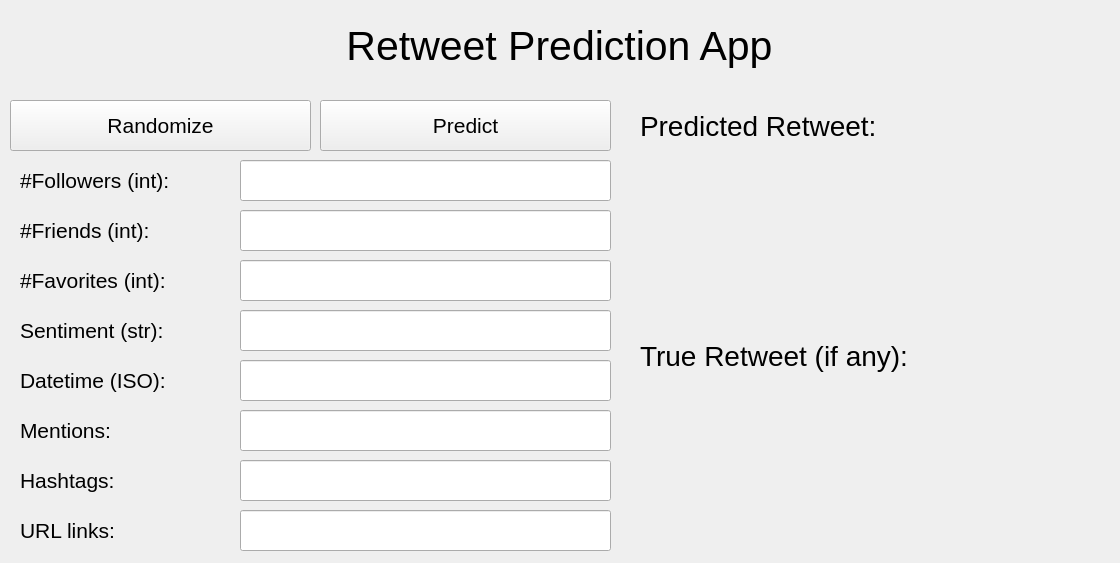
<?xml version="1.0" encoding="UTF-8"?>
<ui version="4.0">
 <class>Form</class>
 <widget class="QWidget" name="Form">
  <property name="geometry">
   <rect>
    <x>0</x>
    <y>0</y>
    <width>1120</width>
    <height>563</height>
   </rect>
  </property>
  <property name="sizePolicy">
   <sizepolicy hsizetype="Minimum" vsizetype="Minimum">
    <horstretch>0</horstretch>
    <verstretch>0</verstretch>
   </sizepolicy>
  </property>
  <property name="windowTitle">
   <string>Form</string>
  </property>
  <widget class="QLabel" name="appTitleLabel">
   <property name="geometry">
    <rect>
     <x>4</x>
     <y>10</y>
     <width>1111</width>
     <height>71</height>
    </rect>
   </property>
   <property name="font">
    <font>
     <pointsize>31</pointsize>
    </font>
   </property>
   <property name="text">
    <string>Retweet Prediction App</string>
   </property>
   <property name="alignment">
    <set>Qt::AlignCenter</set>
   </property>
  </widget>
  <widget class="QPushButton" name="randomizeButton">
   <property name="geometry">
    <rect>
     <x>10</x>
     <y>100</y>
     <width>301</width>
     <height>51</height>
    </rect>
   </property>
   <property name="font">
    <font>
     <pointsize>16</pointsize>
    </font>
   </property>
   <property name="text">
    <string>Randomize</string>
   </property>
  </widget>
  <widget class="QWidget" name="verticalLayoutWidget">
   <property name="geometry">
    <rect>
     <x>630</x>
     <y>390</y>
     <width>481</width>
     <height>161</height>
    </rect>
   </property>
   <layout class="QVBoxLayout" name="trueRetweetLayout">
    <property name="sizeConstraint">
     <enum>QLayout::SetMinimumSize</enum>
    </property>
   </layout>
  </widget>
  <widget class="QWidget" name="verticalLayoutWidget_2">
   <property name="geometry">
    <rect>
     <x>630</x>
     <y>160</y>
     <width>481</width>
     <height>161</height>
    </rect>
   </property>
   <layout class="QVBoxLayout" name="predictioLayout">
    <property name="sizeConstraint">
     <enum>QLayout::SetMinimumSize</enum>
    </property>
   </layout>
  </widget>
  <widget class="QLineEdit" name="numOfFollowersEdit">
   <property name="geometry">
    <rect>
     <x>240</x>
     <y>160</y>
     <width>371</width>
     <height>41</height>
    </rect>
   </property>
   <property name="font">
    <font>
     <pointsize>12</pointsize>
    </font>
   </property>
  </widget>
  <widget class="QPushButton" name="predictButton">
   <property name="geometry">
    <rect>
     <x>320</x>
     <y>100</y>
     <width>291</width>
     <height>51</height>
    </rect>
   </property>
   <property name="font">
    <font>
     <pointsize>16</pointsize>
    </font>
   </property>
   <property name="text">
    <string>Predict</string>
   </property>
  </widget>
  <widget class="QLabel" name="predictionLabel">
   <property name="geometry">
    <rect>
     <x>630</x>
     <y>100</y>
     <width>481</width>
     <height>51</height>
    </rect>
   </property>
   <property name="font">
    <font>
     <pointsize>21</pointsize>
    </font>
   </property>
   <property name="text">
    <string>Predicted Retweet:</string>
   </property>
   <property name="alignment">
    <set>Qt::AlignLeading|Qt::AlignLeft|Qt::AlignVCenter</set>
   </property>
   <property name="indent">
    <number>10</number>
   </property>
  </widget>
  <widget class="QLabel" name="trueRetweetLabel">
   <property name="geometry">
    <rect>
     <x>630</x>
     <y>330</y>
     <width>481</width>
     <height>51</height>
    </rect>
   </property>
   <property name="font">
    <font>
     <pointsize>21</pointsize>
    </font>
   </property>
   <property name="text">
    <string>True Retweet (if any):</string>
   </property>
   <property name="alignment">
    <set>Qt::AlignLeading|Qt::AlignLeft|Qt::AlignVCenter</set>
   </property>
   <property name="indent">
    <number>10</number>
   </property>
  </widget>
  <widget class="QLabel" name="numOfFollowersLabel">
   <property name="geometry">
    <rect>
     <x>10</x>
     <y>160</y>
     <width>221</width>
     <height>41</height>
    </rect>
   </property>
   <property name="font">
    <font>
     <pointsize>16</pointsize>
    </font>
   </property>
   <property name="text">
    <string>#Followers (int):</string>
   </property>
   <property name="alignment">
    <set>Qt::AlignLeading|Qt::AlignLeft|Qt::AlignVCenter</set>
   </property>
   <property name="indent">
    <number>10</number>
   </property>
  </widget>
  <widget class="QLabel" name="numOfFollowersLabel_2">
   <property name="geometry">
    <rect>
     <x>10</x>
     <y>210</y>
     <width>221</width>
     <height>41</height>
    </rect>
   </property>
   <property name="font">
    <font>
     <pointsize>16</pointsize>
    </font>
   </property>
   <property name="text">
    <string>#Friends (int):</string>
   </property>
   <property name="alignment">
    <set>Qt::AlignLeading|Qt::AlignLeft|Qt::AlignVCenter</set>
   </property>
   <property name="indent">
    <number>10</number>
   </property>
  </widget>
  <widget class="QLineEdit" name="numOfFriendsEdit">
   <property name="geometry">
    <rect>
     <x>240</x>
     <y>210</y>
     <width>371</width>
     <height>41</height>
    </rect>
   </property>
   <property name="font">
    <font>
     <pointsize>12</pointsize>
    </font>
   </property>
  </widget>
  <widget class="QLabel" name="numOfFollowersLabel_3">
   <property name="geometry">
    <rect>
     <x>10</x>
     <y>260</y>
     <width>221</width>
     <height>41</height>
    </rect>
   </property>
   <property name="font">
    <font>
     <pointsize>16</pointsize>
    </font>
   </property>
   <property name="text">
    <string>#Favorites (int):</string>
   </property>
   <property name="alignment">
    <set>Qt::AlignLeading|Qt::AlignLeft|Qt::AlignVCenter</set>
   </property>
   <property name="indent">
    <number>10</number>
   </property>
  </widget>
  <widget class="QLineEdit" name="numOfFavoritesEdit">
   <property name="geometry">
    <rect>
     <x>240</x>
     <y>260</y>
     <width>371</width>
     <height>41</height>
    </rect>
   </property>
   <property name="font">
    <font>
     <pointsize>12</pointsize>
    </font>
   </property>
  </widget>
  <widget class="QLabel" name="numOfFollowersLabel_4">
   <property name="geometry">
    <rect>
     <x>10</x>
     <y>410</y>
     <width>221</width>
     <height>41</height>
    </rect>
   </property>
   <property name="font">
    <font>
     <pointsize>16</pointsize>
    </font>
   </property>
   <property name="text">
    <string>Mentions:</string>
   </property>
   <property name="alignment">
    <set>Qt::AlignLeading|Qt::AlignLeft|Qt::AlignVCenter</set>
   </property>
   <property name="indent">
    <number>10</number>
   </property>
  </widget>
  <widget class="QLineEdit" name="mentionsEdit">
   <property name="geometry">
    <rect>
     <x>240</x>
     <y>410</y>
     <width>371</width>
     <height>41</height>
    </rect>
   </property>
   <property name="font">
    <font>
     <pointsize>12</pointsize>
    </font>
   </property>
  </widget>
  <widget class="QLineEdit" name="hashtagsEdit">
   <property name="geometry">
    <rect>
     <x>240</x>
     <y>460</y>
     <width>371</width>
     <height>41</height>
    </rect>
   </property>
   <property name="font">
    <font>
     <pointsize>12</pointsize>
    </font>
   </property>
   <property name="text">
    <string/>
   </property>
  </widget>
  <widget class="QLabel" name="numOfFollowersLabel_5">
   <property name="geometry">
    <rect>
     <x>10</x>
     <y>460</y>
     <width>221</width>
     <height>41</height>
    </rect>
   </property>
   <property name="font">
    <font>
     <pointsize>16</pointsize>
    </font>
   </property>
   <property name="text">
    <string>Hashtags:</string>
   </property>
   <property name="alignment">
    <set>Qt::AlignLeading|Qt::AlignLeft|Qt::AlignVCenter</set>
   </property>
   <property name="indent">
    <number>10</number>
   </property>
  </widget>
  <widget class="QLabel" name="numOfFollowersLabel_6">
   <property name="geometry">
    <rect>
     <x>10</x>
     <y>310</y>
     <width>221</width>
     <height>41</height>
    </rect>
   </property>
   <property name="font">
    <font>
     <pointsize>16</pointsize>
    </font>
   </property>
   <property name="text">
    <string>Sentiment (str):</string>
   </property>
   <property name="alignment">
    <set>Qt::AlignLeading|Qt::AlignLeft|Qt::AlignVCenter</set>
   </property>
   <property name="indent">
    <number>10</number>
   </property>
  </widget>
  <widget class="QLineEdit" name="sentimentEdit">
   <property name="geometry">
    <rect>
     <x>240</x>
     <y>310</y>
     <width>371</width>
     <height>41</height>
    </rect>
   </property>
   <property name="font">
    <font>
     <pointsize>12</pointsize>
    </font>
   </property>
  </widget>
  <widget class="QLabel" name="numOfFollowersLabel_7">
   <property name="geometry">
    <rect>
     <x>10</x>
     <y>360</y>
     <width>221</width>
     <height>41</height>
    </rect>
   </property>
   <property name="font">
    <font>
     <pointsize>16</pointsize>
    </font>
   </property>
   <property name="text">
    <string>Datetime (ISO):</string>
   </property>
   <property name="alignment">
    <set>Qt::AlignLeading|Qt::AlignLeft|Qt::AlignVCenter</set>
   </property>
   <property name="indent">
    <number>10</number>
   </property>
  </widget>
  <widget class="QLineEdit" name="datetimeEdit">
   <property name="geometry">
    <rect>
     <x>240</x>
     <y>360</y>
     <width>371</width>
     <height>41</height>
    </rect>
   </property>
   <property name="font">
    <font>
     <pointsize>12</pointsize>
    </font>
   </property>
  </widget>
  <widget class="QLabel" name="numOfFollowersLabel_8">
   <property name="geometry">
    <rect>
     <x>10</x>
     <y>510</y>
     <width>221</width>
     <height>41</height>
    </rect>
   </property>
   <property name="font">
    <font>
     <pointsize>16</pointsize>
    </font>
   </property>
   <property name="text">
    <string>URL links:</string>
   </property>
   <property name="alignment">
    <set>Qt::AlignLeading|Qt::AlignLeft|Qt::AlignVCenter</set>
   </property>
   <property name="indent">
    <number>10</number>
   </property>
  </widget>
  <widget class="QLineEdit" name="urlEdit">
   <property name="geometry">
    <rect>
     <x>240</x>
     <y>510</y>
     <width>371</width>
     <height>41</height>
    </rect>
   </property>
   <property name="font">
    <font>
     <pointsize>12</pointsize>
    </font>
   </property>
   <property name="text">
    <string/>
   </property>
  </widget>
 </widget>
 <resources/>
 <connections/>
</ui>
